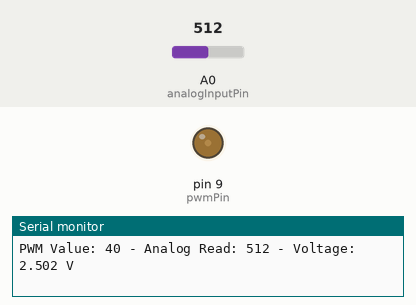
The sketch below on a simulated Arduino Uno, built with avr-gcc and run on an emulated ATmega328P. Parts: output pins drawn as LEDs (lit = HIGH), the last lines printed to the serial monitor. The test bench sets the inputs (shaded band); at power-on: A0 (analogInputPin) = 512.

Above: at 4.2 s.
4.3 s: A0 (analogInputPin) set to 11
7.3 s: A0 (analogInputPin) set to 8
At 9.05 s:
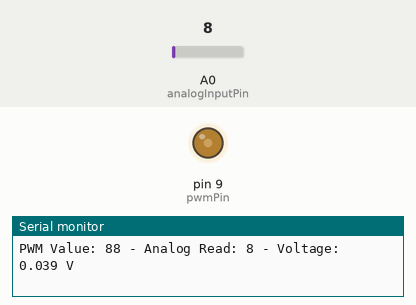
At 13.91 s:
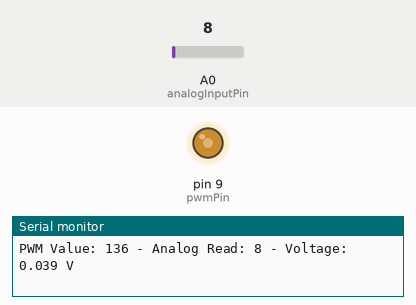
Timing chart, 0 to 21.1 s (numbered marks = the images above; inputs shaded):
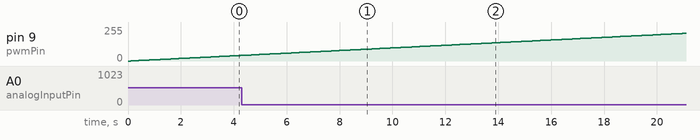

The sketch:

parte1.ino
```cpp
const int pwmPin = 9;           // Pino de saída PWM
const int analogInputPin = A0;  // Pino de entrada analógica
const int pwmMaxValue = 255;    // Valor máximo de PWM (para resolução de 8 bits)
const int delayTime = 100;       // Intervalo entre incrementos (ms)
const int rampSteps = 255;      // Número de passos na rampa

void setup() {
  pinMode(pwmPin, OUTPUT);
  Serial.begin(9600);           // Inicializa a comunicação serial
}

void loop() {
  // Gera uma rampa de 0 a 5V
  for (int i = 0; i <= rampSteps; i++) {
    int pwmValue = map(i, 0, rampSteps, 0, pwmMaxValue); // Mapeia para o valor de PWM correspondente
    analogWrite(pwmPin, pwmValue);                       // Escreve o valor de PWM
    delay(delayTime);                                    // Espera um pouco para criar a rampa

    // Lê o valor da entrada analógica
    int analogValue = analogRead(analogInputPin);

    // Converte o valor lido para tensão (assumindo 5V de referência)
    float voltage = analogValue * (5.0 / 1023.0);

    // Exibe o valor lido no Monitor Serial
    Serial.print("PWM Value: ");
    Serial.print(pwmValue);
    Serial.print(" - Analog Read: ");
    Serial.print(analogValue);
    Serial.print(" - Voltage: ");
    Serial.print(voltage, 3);   // 3 casas decimais para precisão
    Serial.println(" V");
  }
  while (1){}
  delay(1000); // Pausa de 1 segundo no final da rampa
}
```

Measured:
- the behaviour switches between 10 and 9 on A0 (analogInputPin) (found by bisection; images 0 and 1)
